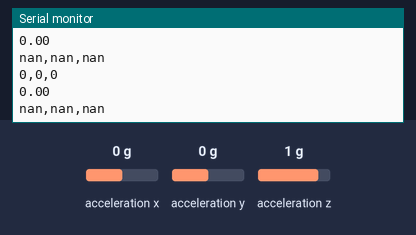
Simulated run of this sketch. Board: Arduino Uno, built with avr-gcc and run on an emulated ATmega328P. On the bench: the last lines printed to the serial monitor. Wiring (inferred from the names in the program): ADXL345 accelerometer at I2C address 0x53. The test bench sets the inputs (shaded band); at power-on: acceleration x 0 g, acceleration y 0 g, acceleration z 1 g.

Above: at 1.2 s.
1.3 s: acceleration x set to -1.4 g
At 1.51 s:
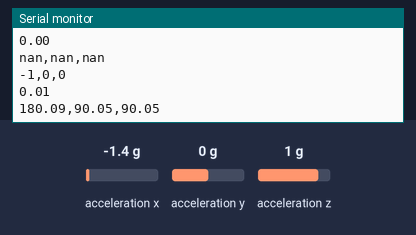
4.3 s: acceleration y set to -1.4 g
At 4.59 s:
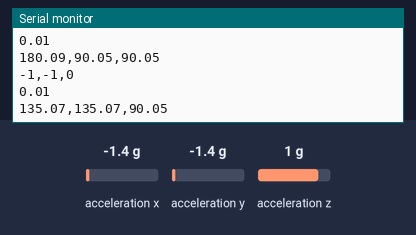
5.8 s: acceleration z set to -1.4 g
At 5.98 s:
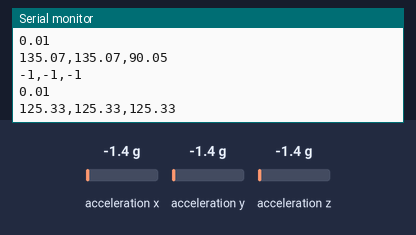
Timing chart, 0 to 8.8 s (numbered marks = the images above; inputs shaded):
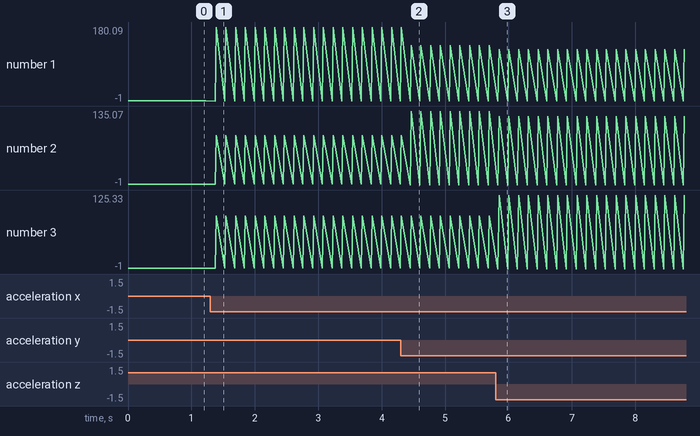

The sketch:

adxl345.ino
```cpp
/*============================================================================*/
/* adxl345.ino - Lawrence Cushman and Andrew Simpson, 2013.
/*              - github: lawrencecushman
/*
/*  This arduino sketch reads x, y, z-axis output data from the adxl345
/*  accelerometer. There are two functions defined that provide updates to this
/*  data:
/*    - updateAccellValues(), which iteratively reads the 6 output registers
/*    AND
/*    - updateAccellValuesWithRepeatedStart(), takes advantage of the repeated
/*      start feature of I2C and allows for 3x faster read times, on average.
/*
/*  Thus, updateAccellValuesWithRepeatedStart() should be used, if possible.
/*
/*============================================================================*/
#include <Wire.h>

#define DEVICE_ADDRESS 0x53  // Slave Address

/*----------------------------------------------------------------------------*/
/*  REGISTER MAPPING
/*   The registers are further defined in the datasheet. The names are exactly
/*   the same. Addresses with two stars (**) in the comment are used in this
/*   code. In the case of control registers, ** means they are modified from
/*   their default values.
/*----------------------------------------------------------------------------*/
#define WHO_AM_I       0x00 // Holds the value of DEVICE_ADDRESS (default: 0x53)
#define THRESH_TAP     0x1D // Tap threshold
#define OFSX           0x1E // X-axis offset - offset added to accel data
#define OFSY           0x1F // Y-axis offset - offset added to accel data
#define OFSZ           0x20 // Z-axis offset - offset added to accel data
#define DUR            0x21 // Tap duration - maximum time to be considered a tap
#define LATENT         0x22 // Tap latency - the time between tap and window
#define WINDOW         0x23 // Window - window of opportunity for 2nd tap event
#define THRESH_ACT     0x24 // Threshold value for activity
#define THRESH_INACT   0x25 // Threshold value for inactivity
#define TIME_INACT     0x26 // Amount of time required to be considered inactive
#define ACT_INACT_CTL  0x27 // Control register for activity/inactivity options
#define THRESH_FF      0x28 // Freefall threshold
#define TIME_FF        0x29 // Minimum time to be considered freefalling
#define TAP_AXES       0x2A // Axis control for single tap/double tap
#define ACT_TAP_STATUS 0x2B // Status register for individual axis tap involvement
#define BW_RATE        0x2C // Control for output data rate and bandwidth
#define POWER_CTL      0x2D // ** Control for sleep/measure/wake-up modes
#define INT_ENABLE     0x2E // Control for various functions to be interrupts
#define INT_MAP        0x2F // Maps the functions from INT_ENABLE to INT1 or INT2
#define INT_SOURCE     0x30 // Status register for various function events
#define DATA_FORMAT    0x31 // Control for presentation of DATA
#define DATAX0         0x32 // ** X-Axis LSB
#define DATAX1         0x33 // ** X-Axis MSB
#define DATAY0         0x34 // ** Y-Axis LSB
#define DATAY1         0x35 // ** Y-Axis MSB
#define DATAZ0         0x36 // ** Z-Axis LSB
#define DATAZ1         0x37 // ** Z-Axis MSB
#define FIFO_CTL       0x38 // FIFO Control register
#define FIFO_STATUS    0x39 // Status register for various FIFO

byte x_l, y_l, z_l, x_h, y_h, z_h;
long x,y,z;

void setup(){
  Wire.begin();  // set up I2C
  Serial.begin(9600);
  setupAccel();
}

void loop() {
  updateAccelValuesWithRepeatedStart(); // set x, y and z.
  print_CSV();  // print values in CSV format
  print_Mag();
  print_Ang();
  delay(150);
}


// Update Accelerometer Values
//  Reads the 6 accelerometer output registers using six separate calls to
//  readRegister(). Readings are stored in the x, y, and z integer variables.
//  The performance of this function is crippled compared to the Repeated
//  Start implementation.
void updateAccelValues(){
  x_l = readRegister(DATAX0);
  x_h = readRegister(DATAX1);
  y_l = readRegister(DATAY0);
  y_h = readRegister(DATAY1);
  z_l = readRegister(DATAZ0);
  z_h = readRegister(DATAZ1);

  x = x_l | (x_h << 8);
  y = y_l | (y_h << 8);
  z = z_l | (z_h << 8);
}


// Update Accelerometer Values with Repeated Start
//  Reads the 6 accelerometer output registers with a single call to
//  readSequentialRegisters(). Readings are stored in the x, y, and z integer
//  variables.
void updateAccelValuesWithRepeatedStart(){
  byte byteArray[6];
  readSequentialRegisters(DATAX0, byteArray, 6);

  x = byteArray[0] | (byteArray[1] << 8);
  y = byteArray[2] | (byteArray[3] << 8);
  z = byteArray[4] | (byteArray[5] << 8);

  //Scale inputs
  x /= 133;
  y /= 135;
  z /= 131;
}

// Read Sequential Registers
//  Reads multiple registers with adjacent addresses. This function takes
//  advantage of I2C's repeated start mechanism, which avoids unnecessary start
//  conditions and acknowklegements.
// Arguments:
//  firstReg  - the address of the first register to be read.
//  byteArray - a pointer to the array the read values will be stored to
//  n         - the size of byteArray
void readSequentialRegisters(byte firstReg, byte* byteArray, int n){
  Wire.beginTransmission(DEVICE_ADDRESS);
  Wire.write(firstReg); // read First Register
  Wire.endTransmission();

  Wire.requestFrom(DEVICE_ADDRESS, n);
  while(Wire.available() < n){}
  for (int i=0; i<n; i++){
    byteArray[i] = Wire.read();
  }
}


// Write to Register
//  Writes a byte to a single register.
// Arguments:
//  reg   - the register's 7 bit address
//  value - the value to be stored in the register
// Returns:
//  indicates the status of the transmission via endTransmission():
//    0:success
//    1:data too long to fit in transmit buffer
//    2:received NACK on transmit of address
//    3:received NACK on transmit of data
//    4:other error
int writeRegister(int reg, byte value) {
  Wire.beginTransmission(DEVICE_ADDRESS);
  Wire.write(reg);
  Wire.write(value);
  return Wire.endTransmission();
}

// Read Register
//  Reads data from a single register
// Arguments:
//  reg - the register to read from
// Returns:
//  The data stored in reg
byte readRegister(int reg){
  Wire.beginTransmission(DEVICE_ADDRESS);
  Wire.write(reg);
  Wire.endTransmission();

  Wire.requestFrom(DEVICE_ADDRESS,1);
  while(Wire.available() < 1){}
  return Wire.read();
}


// Setup Accelerometer
//   By default, the ADXL345 starts in sleep mode, and needs to be placed
//   in measure mode to start taking readings. The POWER_CTL register is used
//   to enable measure mode, but as reccomended by the documentation, we
//   place the chip in standby mode first.
void setupAccel() {
  //            REG     bit# 76543210
  writeRegister(POWER_CTL, 0b00000000); // Ensure it has default settings
  writeRegister(POWER_CTL, 0b00000100); // Enable sleep mode
  writeRegister(POWER_CTL, 0b00011010); // Enable measure mode

  //Set offsets
  writeRegister(OFSX, 0b00000111);
  writeRegister(OFSY, 0b00000101);
  writeRegister(OFSZ, 0b00001101);
//  writeRegister(OFSX, 0b00000000);
//  writeRegister(OFSY, 0b00000000);
//  writeRegister(OFSZ, 0b00000000);

  //Setup output
  writeRegister(DATA_FORMAT, 0b00000001);
}


// Print CSV
//  Prints x, y and z in CSV (Comma-Separated Values) format.
void print_CSV(){
  Serial.print(x);
  Serial.print(",");
  Serial.print(y);
  Serial.print(",");
  Serial.println(z);
}


// Print Mag
//  Prints magnitude of (x, y and z).
void print_Mag(){
  Serial.println(sqrt(x*x+y*y+z*z)/132.0);
}

// Print Ang
//  Prints triple angles to acceleration vector.
void print_Ang(){
  float mag = sqrt(x*x+y*y+z*z);

  Serial.print(acos(x/mag)*180/3.14);
  Serial.print(",");
  Serial.print(acos(y/mag)*180/3.14);
  Serial.print(",");
  Serial.println(acos(z/mag)*180/3.14);
}
```

Measured:
- after the input at 1.3 s, the serial monitor: prints a new line after 0.07 s (image 1)
- after the input at 4.3 s, the serial monitor: prints a new line after 0.15 s (image 2)
- after the input at 5.8 s, the serial monitor: prints a new line at once (image 3)
- plotted number 1: 0 → -1 after the input at 1.3 s, -1 → 135.07 after the input at 4.3 s, 135.07 → 125.33 after the input at 5.8 s
- plotted number 2: 0 → 135.07 after the input at 4.3 s, 135.07 → 125.33 after the input at 5.8 s
- plotted number 3: 90.05 → 125.33 after the input at 5.8 s
